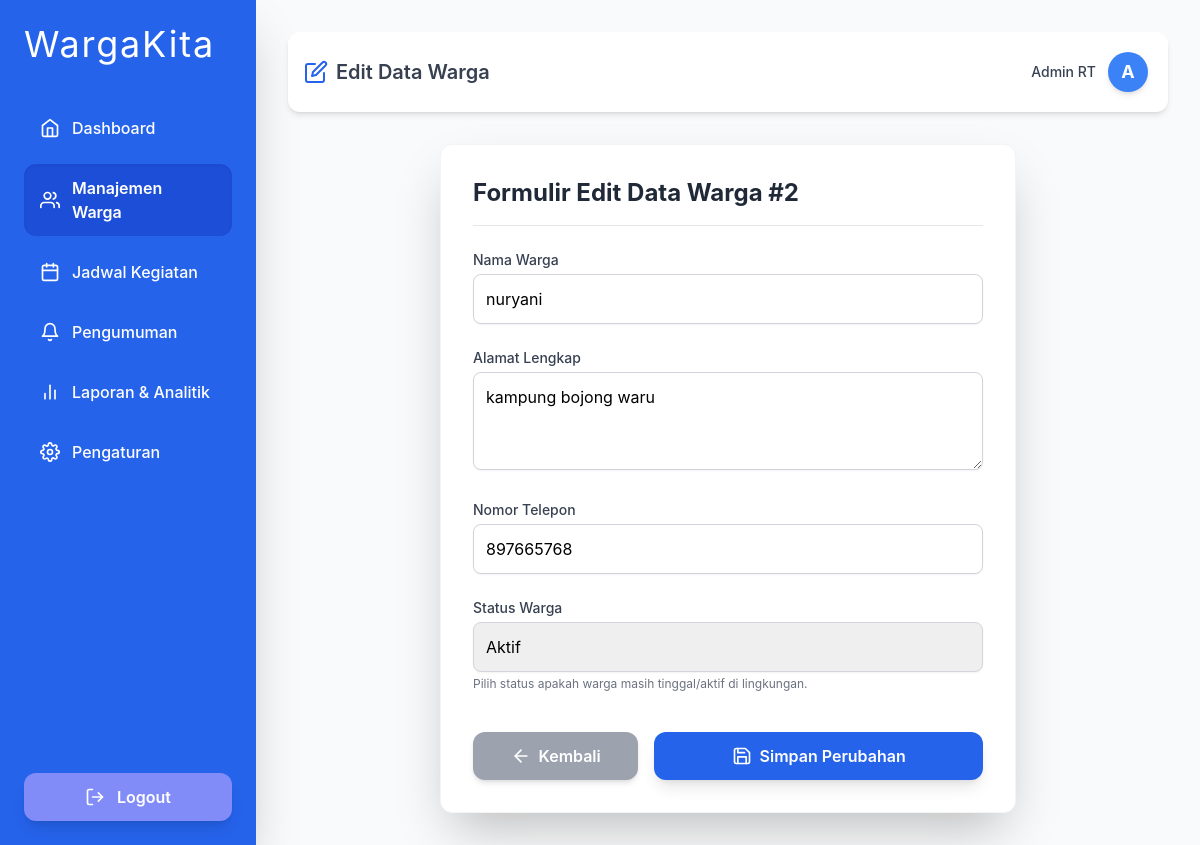
/jadwalin/admin/edit_warga.php?id=2, run on the app's committed database.
### tables this page shows
CREATE TABLE `warga` (
  `id` int(10) NOT NULL,
  `nama` varchar(255) NOT NULL,
  `status` enum('warga','warga pendatang') DEFAULT NULL,
  `alamat` varchar(50) NOT NULL,
  `no_telepon` int(100) NOT NULL
);

### jadwalin/admin/edit_warga.php (the view, shortened to what this page needs)
<?php
include '../koneksi/koneksi.php';
$nama_admin = "Admin RT";
$inisial = "A";
$id_warga = isset($_GET['id']) ? (int) $_GET['id'] : 0;
$data_warga = null;
if ($id_warga > 0) {
    $query = "SELECT * FROM warga WHERE id = $id_warga";
    $result = mysqli_query($koneksi, $query);
    if ($result && mysqli_num_rows($result) > 0) {
        $data_warga = mysqli_fetch_assoc($result);
    } else {
        $notif_message = "Data warga dengan ID #{$id_warga} tidak ditemukan di database.";
        $notif_class = "bg-red-100 border-red-500 text-red-700";
    }
} else {
    $notif_message = "Error: ID Warga tidak valid.";
    $notif_class = "bg-red-100 border-red-500 text-red-700";
}
?>
<!DOCTYPE html>
<html lang="id">
<head>
    <script src="https://cdn.tailwindcss.com"></script>
</head>
<body class="bg-gray-50 min-h-screen flex">
    <div class="w-64 min-h-screen bg-blue-600 p-6 shadow-2xl fixed flex flex-col justify-between">
        <div>
            <h1 class="text-4xl font-poppins text-white mb-10 tracking-wider">WargaKita</h1>
            <ul class="space-y-3">
                <li><a href="../index/admin.php" class="flex items-center gap-3 py-3 px-4 rounded-xl text-white font-medium hover:bg-blue-700 transition duration-200"><i data-feather="home" class="w-5 h-5"></i> Dashboard</a></li>
                <li><a href="../admin/manajement_warga.php" class="flex items-center gap-3 py-3 px-4 rounded-xl bg-blue-700 text-white font-semibold shadow-inner transition duration-200"><i data-feather="users" class="w-5 h-5"></i> Manajemen Warga</a></li>
                <li><a href="../admin/jadwal_kegiatan.php" class="flex items-center gap-3 py-3 px-4 rounded-xl text-white font-medium hover:bg-blue-700 transition duration-200"><i data-feather="calendar" class="w-5 h-5"></i> Jadwal Kegiatan</a></li>
                <li><a href="../admin/pengumuman.php" class="flex items-center gap-3 py-3 px-4 rounded-xl text-white font-medium hover:bg-blue-700 transition duration-200"><i data-feather="bell" class="w-5 h-5"></i> Pengumuman</a></li>
                <li><a href="../admin/laporan&analitik.php" class="flex items-center gap-3 py-3 px-4 rounded-xl text-white font-medium hover:bg-blue-700 transition duration-200"><i data-feather="bar-chart-2" class="w-5 h-5"></i> Laporan & Analitik</a></li>
                <li><a href="../pengaturan/pengaturan.php" class="flex items-center gap-3 py-3 px-4 rounded-xl text-white font-medium hover:bg-blue-700 transition duration-200"><i data-feather="settings" class="w-5 h-5"></i> Pengaturan</a></li>
            </ul>
        </div>
        <a href="../aksi/logout.php" class="flex items-center gap-3 py-3 px-4 rounded-xl bg-indigo-400 text-white font-semibold hover:bg-red-500 transition duration-200 justify-center shadow-lg">
            <i data-feather="log-out" class="w-5 h-5"></i> Logout
        </a>
    </div>
    <div class="ml-64 w-full flex flex-col p-8">
        <header class="bg-white shadow-md p-4 flex justify-between items-center sticky top-0 z-10 w-full mb-8 rounded-xl">
            <div class="flex items-center gap-2 text-xl font-semibold text-gray-700">
                <span class="text-blue-600"><i data-feather="edit" class="w-6 h-6"></i></span>
                Edit Data Warga
            </div>
            <div class="flex items-center gap-3 group p-1 rounded-full cursor-pointer">
                <span class="text-sm font-medium text-gray-700"><?= $nama_admin ?></span>
                <div class="w-10 h-10 bg-blue-500 text-white rounded-full flex items-center justify-center font-bold text-lg shadow-md">
                    <?= $inisial ?>
                </div>
            </div>
        </header>
        <div class="w-full max-w-xl mx-auto bg-white rounded-xl shadow-2xl p-8 border border-gray-100">
            <h2 class="text-2xl font-bold text-gray-800 mb-6 border-b pb-4">Formulir Edit Data Warga #<?= $id_warga ?></h2>
            <?php if ($data_warga): ?>
                <form method="POST" action="edit_warga.php?id=<?= $id_warga ?>" class="space-y-6">
                    <div>
                        <label for="nama" class="block text-sm font-medium text-gray-700 mb-1">Nama Warga</label>
                        <input type="text" id="nama" name="nama"
                            value="<?= htmlspecialchars($data_warga['nama'] ?? '') ?>"
                            required
                            class="w-full border border-gray-300 p-3 rounded-lg focus:ring-blue-500 focus:border-blue-500 transition duration-200 shadow-sm">
                    </div>
                    <div>
                        <label for="alamat" class="block text-sm font-medium text-gray-700 mb-1">Alamat Lengkap</label>
                        <textarea id="alamat" name="alamat" rows="3" required
                            class="w-full border border-gray-300 p-3 rounded-lg focus:ring-blue-500 focus:border-blue-500 transition duration-200 shadow-sm"><?= htmlspecialchars($data_warga['alamat'] ?? '') ?></textarea>
                    </div>
                    <div>
                        <label for="no_telepon" class="block text-sm font-medium text-gray-700 mb-1">Nomor Telepon</label>
                        <input type="text" id="no_telepon" name="no_telepon"
                            value="<?= htmlspecialchars($data_warga['no_telepon'] ?? '') ?>"
                            required
                            class="w-full border border-gray-300 p-3 rounded-lg focus:ring-blue-500 focus:border-blue-500 transition duration-200 shadow-sm">
                    </div>
                    <div>
                        <label for="status_warga" class="block text-sm font-medium text-gray-700 mb-1">Status Warga</label>
                        <select id="status_warga" name="status_warga" required
                            class="w-full border border-gray-300 p-3 rounded-lg focus:ring-blue-500 focus:border-blue-500 transition duration-200 shadow-sm appearance-none">
                            <option value="warga" <?= (isset($data_warga['status']) && $data_warga['status'] == 'Aktif') ? 'selected' : ''; ?>>Aktif</option>
                        </select>
                        <p class="mt-1 text-xs text-gray-500">Pilih status apakah warga masih tinggal/aktif di lingkungan.</p>
                    </div>
                    <div class="pt-4 flex justify-between gap-4">
                        <a href="../admin/manajement_warga.php"
                           class="w-1/3 bg-gray-400 text-white px-6 py-3 rounded-xl font-semibold hover:bg-gray-500 transition duration-200 shadow-md flex items-center justify-center gap-2">
                            <i data-feather="arrow-left" class="w-5 h-5"></i>
                            Kembali
                        </a>
                        <button type="submit"
                            class="w-2/3 bg-blue-600 text-white px-6 py-3 rounded-xl font-semibold hover:bg-blue-700 transition duration-200 shadow-lg flex items-center justify-center gap-2">
                            <i data-feather="save" class="w-5 h-5"></i>
                            Simpan Perubahan
                        </button>
                    </div>
                </form>
            <?php endif; ?>
        </div>
    </div>
</body>
</html>

### jadwalin/admin/edit_warga.php (style rules this page uses)
body { font-family: 'Inter', sans-serif; }

### data on the page
warga: nama "nuryani", alamat "kampung bojong waru", no_telepon "897665768"

### other printed values
$nama_admin "Admin RT"
$inisial "A"
$id_warga "2"
